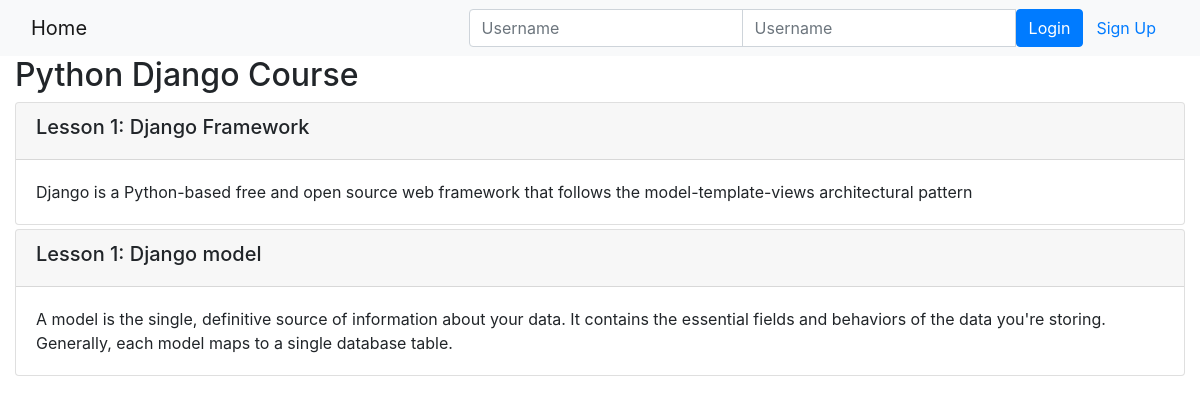
The page /onlinecourse/2/ on the database its author committed.
### onlinecourse/models.py (models this page shows, shortened)
class Course(models.Model):
    name = models.CharField(null=False, max_length=30, default='online course')
    image = models.ImageField(upload_to='course_images/')
    description = models.CharField(max_length=1000)
    pub_date = models.DateField(null=True)
    instructors = models.ManyToManyField(Instructor)
    users = models.ManyToManyField(settings.AUTH_USER_MODEL, through='Enrollment')
    total_enrollment = models.IntegerField(default=0)
    is_enrolled = False

class Lesson(models.Model):
    title = models.CharField(max_length=200, default="title")
    order = models.IntegerField(default=0)
    course = models.ForeignKey(Course, on_delete=models.CASCADE)
    content = models.TextField()

### onlinecourse/views.py (the view)
# urls.py: path('<int:pk>/', views.CourseDetailView.as_view(), name='course_details'),
class CourseDetailView(generic.DetailView):
    model = Course
    template_name = 'onlinecourse/course_detail_bootstrap.html'

### onlinecourse/templates/onlinecourse/course_detail_bootstrap.html (shortened to what this page needs)
<!DOCTYPE html>
<html lang="en">
<head>
     {% load static %}
    <link rel="stylesheet" href="https://maxcdn.bootstrapcdn.com/bootstrap/4.5.2/css/bootstrap.min.css">
</head>
<body>
    <nav class="navbar navbar-light bg-light">
        <div class="container-fluid">
            <div class="navbar-header">
                  <a class="navbar-brand" href="{% url 'onlinecourse:index' %}">Home</a>
            </div>
            <ul class="nav navbar-nav navbar-right">
                {% if user.is_authenticated %}
                <li>
                    <a class="btn btn-link" href="#">{{ user.first_name }}({{ user.username }})</a>
                    <a class="btn btn-link" href="{% url 'onlinecourse:logout' %}">Logout</a>
                </li>
                {% else %}
                <li>
                    <form class="form-inline" action="{% url 'onlinecourse:login' %}" method="post">
                        <div class="input-group">
                            <input type="text" class="form-control" placeholder="Username" name="username" >
                            <input type="password" class="form-control" placeholder="Username" name="psw" >
                            <button class="btn btn-primary" type="submit">Login</button>
                            <a class="btn btn-link" href="{% url 'onlinecourse:registration' %}">Sign Up</a>
                        </div>
                    </form>
                </li>
                {% endif %}
            </ul>
        </div>
    </nav>
    <div class="container-fluid">
            <h2>{{ course.name }}</h2>
            <div class="card-columns-vertical">
                {% for lesson in course.lesson_set.all %}
                    <div class="card mt-1">
                        <div class="card-header"><h5>Lesson {{lesson.order|add:1}}: {{lesson.title}}</h5></div>
                        <div class="card-body">{{lesson.content}}</div>
                    </div>
                {% endfor %}
            </div>
    </div>
</body>
</html>

### rows shown on the page
Course: name "Python Django Course"
Lesson: order|add "1", title "Django Framework", content "Django is a Python-based free and open source web framework that follows the model-template-views architectural pattern"
Lesson: order|add "1", title "Django model", content "A model is the single, definitive source of information about your data. It contains the essential fields and behaviors of the data you're storing. Generally, each model maps to a single database table."
